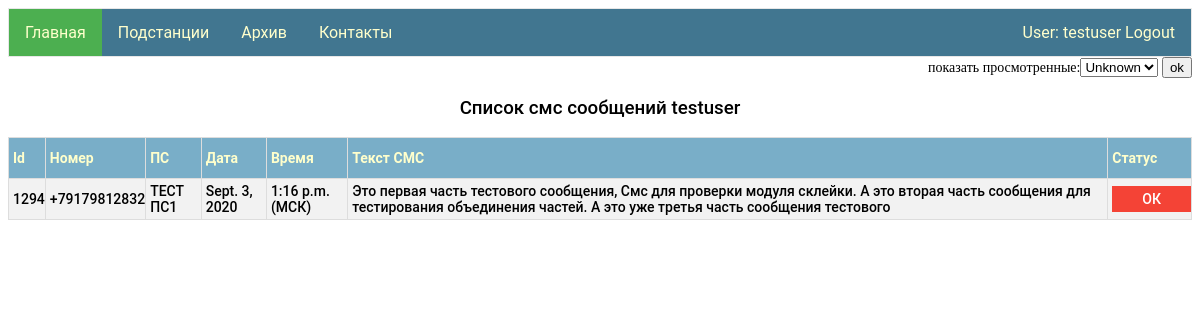
The page / (signed in) on the database its author committed.
### my_app/models.py (models this page shows)
class Viewed_messages(models.Model):
    id_SMS = models.ForeignKey(Sms_message, on_delete = models.CASCADE)
    user = models.ForeignKey(User, on_delete=models.CASCADE)
    status_view = models.NullBooleanField()
    datetime_view = models.DateTimeField(null=True, blank=True)
    sms_notification = models.NullBooleanField(null=True, blank=True)

class Sms_message(models.Model):
    number = models.CharField(max_length=12)
    date = models.DateField()
    time = models.TimeField()
    text_sms = models.TextField()
    ps = models.ForeignKey(Ps, on_delete=models.CASCADE)

class Ps(models.Model):
    name = models.CharField(max_length=100, primary_key=True)
    tel_number = models.CharField(max_length=12)
    res = models.ForeignKey(Group, on_delete=models.CASCADE)

### my_app/views.py (the view)
# urls.py: path('', views.index,),
@login_required
def index(request):
    toolView = ToolForView()
    checkForm = CheckForm()
    try:
        show_viwed_sms = request.session['checkBox_status']
    except KeyError:
        show_viwed_sms = False
    if request.POST:
        show_viwed_sms = request.session['checkBox_status'] = request.POST['checkBox']
    user_name = request.user.username
    time_zone = " (МСК)"
    messages = toolView.check_view(user_name, show_viwed_sms)
    data = {"messages": messages, "username": user_name, "time_zone": time_zone, 'checkForm':checkForm,}
    return render(request, "index.html", context=data)

### my_app/form.py
class CheckForm(forms.Form):
   checkBox = forms.NullBooleanField(required=False, label="показать просмотренные")

### tm_project_django/clases/classes_for_view/classes_for_view.py (called while the page is built)
    def check_view(self, user_name, show_viwed_sms):
        if show_viwed_sms == "true":
            return Viewed_messages.objects.filter(user__username=user_name, status_view=True)
        else:
            return Viewed_messages.objects.filter(user__username=user_name, status_view=False)

### my_app/templates/index.html (shortened to what this page needs)
{% extends "base.html" %}
{% block li1 %}<a class="active" href="/">Главная</a>{% endblock li1 %}
{% block logic1 %}
<form class="left" method="POST">
        {{ checkForm }}
        <input type="submit" value="ok">
    </form>
<div id="display">
{% if messages.count > 0 %}
    <h3>Список смс сообщений {{username}}</h3>
    <table id ="customers">
        <tr><th>Id</th><th>Номер</th><th>ПС</th><th>Дата</th><th>Время</th><th>Текст СМС</th><th>Статус</th></tr>
         {% for  message in messages %}
        <tr>
            <td >{{ message.id_SMS.id }}</td>
            <td>{{ message.id_SMS.number }}</td>
            <td>{{ message.id_SMS.ps.name }}</td>
            <td>{{ message.id_SMS.date }}</td>
            <td>{{ message.id_SMS.time }}{{time_zone}}</td>
            <td>{{ message.id_SMS.text_sms }}</td>
            <td>
                {% if message.status_view %}
                <img src="/static/admin/img/icon-yes.svg" alt="True">
                {% else %}
                <a id="para1" href="view_sms/{{message.id}}">ОК</a>
                {% endif %}
            </td>
        </tr>
    {% endfor %}
    </table>
    {% else %}
     <h3>Нет новых смс сообщений {{username}}</h3>
    {% endif %}
</div>
{% endblock logic1 %}

### my_app/templates/base.html (shortened to what this page needs)
<!DOCTYPE html>
{% load staticfiles %}
<html>
<head>
   <link rel="stylesheet" href={% static "css/styles.css" %} />
</head>
<body>
    {% if user.is_authenticated %}
        <ul>
            <li>{% block li1 %}<a href="/">Главная</a>{% endblock li1 %}</li>
            <li>{% block li2 %}<a href="/ps">Подстанции</a>{% endblock li2 %}</li>
            <li>{% block li5 %}<a href="/archive">Архив</a>{% endblock li5 %}</li>
                <li style="float:right"><a  href="{% url 'logout'%}?next={{request.path}}">User: {{ user.get_username }} Logout</a></li>
            {% else %}
                <li style="float:right"><a href="{% url 'login'%}?next={{request.path}}">Login</a></li>
            {% endif %}
             <li>{% block li3 %}<a href="/contacts">Контакты</a>{% endblock li3 %}</li>
        </ul>
  {% block logic1 %}{% endblock logic1 %}
</body>
</html>

### my_app/static/css/styles.css (style rules this page uses)
ul { font-family: "Roboto","Lucida Grande","DejaVu Sans","Bitstream Vera Sans",Verdana,Arial,sans-serif; list-style-type: none; margin: 0; padding: 0; overflow: hidden; border: 1px solid #e7e7e7; background-color: #417690; }
#para1 { background-color: #f44336; color: white; padding: 5px 30px; text-align: center; text-decoration: none; display: inline-block; }
li { float: left; }
li a { display: block; color: #ffc; text-align: center; padding: 14px 16px; text-decoration: none; }
h3 { font-family: 'Roboto'; src: url('../fonts/Roboto-Bold-webfont.woff'); font-weight: 500; text-align: center; }
#customers { font-family: 'Roboto'; src: url('../fonts/Roboto-Bold-webfont.woff'); font-weight:500; font-style: normal; border-collapse: collapse; width: 100%; }
#customers td, #customers th { border: 1px solid #ddd; padding: 4px; padding-right: 0px; font-size: 14px; }
#customers tr:nth-child(even) { background-color: #f2f2f2; }
#customers th { padding-top: 12px; padding-bottom: 12px; text-align: left; background-color: #79aec8; color: #ffc; font-size: 14px; }
.active { background-color: #4CAF50; }
.left { text-align: right; font-size: 14px; }

### rows shown on the page
Viewed_messages: id_SMS.id "1294", id_SMS.number "+79179812832", id_SMS.ps.name "ТЕСТ ПС1", id_SMS "Sept. 3, 2020", id_SMS.time "1:16 p.m.", time_zone "(МСК)", id_SMS.text_sms "Это первая часть тестового сообщения, Смс для проверки модуля склейки. А это вторая часть сообщения для тестирования объединения частей. А это уже третья часть сообщения тестового"

### other values the page prints
{{ user.get_username }} "testuser"
{{ username }} "testuser"
